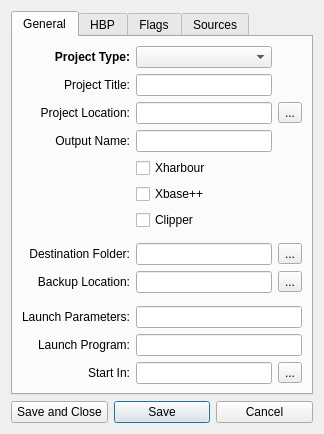
<?xml version="1.0" encoding="UTF-8"?>
<ui version="4.0">
 <class>FormProjectPropEx</class>
 <widget class="QWidget" name="FormProjectPropEx">
  <property name="geometry">
   <rect>
    <x>0</x>
    <y>0</y>
    <width>324</width>
    <height>434</height>
   </rect>
  </property>
  <property name="windowTitle">
   <string>Form</string>
  </property>
  <layout class="QVBoxLayout" name="verticalLayout">
   <item>
    <widget class="QTabWidget" name="tabWidget">
     <property name="currentIndex">
      <number>0</number>
     </property>
     <widget class="QWidget" name="tabGeneral">
      <attribute name="title">
       <string>General</string>
      </attribute>
      <layout class="QGridLayout" name="gridLayout">
       <item row="0" column="0">
        <widget class="QLabel" name="label">
         <property name="font">
          <font>
           <weight>75</weight>
           <bold>true</bold>
          </font>
         </property>
         <property name="text">
          <string>Project Type:</string>
         </property>
         <property name="alignment">
          <set>Qt::AlignRight|Qt::AlignTrailing|Qt::AlignVCenter</set>
         </property>
        </widget>
       </item>
       <item row="0" column="1">
        <widget class="QComboBox" name="comboPrjType">
         <property name="toolTip">
          <string>&lt;!DOCTYPE HTML PUBLIC &quot;-//W3C//DTD HTML 4.0//EN&quot; &quot;http://www.w3.org/TR/REC-html40/strict.dtd&quot;&gt;
&lt;html&gt;&lt;head&gt;&lt;meta name=&quot;qrichtext&quot; content=&quot;1&quot; /&gt;&lt;style type=&quot;text/css&quot;&gt;
p, li { white-space: pre-wrap; }
&lt;/style&gt;&lt;/head&gt;&lt;body style=&quot; font-family:'MS Shell Dlg 2'; font-size:8.25pt; font-weight:400; font-style:normal;&quot;&gt;
&lt;p align=&quot;center&quot; style=&quot; margin-top:0px; margin-bottom:0px; margin-left:0px; margin-right:0px; -qt-block-indent:0; text-indent:0px;&quot;&gt;&lt;span style=&quot; font-size:8pt;&quot;&gt;A project may be of type Executable|Library|Dll.&lt;/span&gt;&lt;/p&gt;&lt;/body&gt;&lt;/html&gt;</string>
         </property>
         <property name="editable">
          <bool>false</bool>
         </property>
        </widget>
       </item>
       <item row="1" column="0">
        <widget class="QLabel" name="label_2">
         <property name="text">
          <string>Project Title:</string>
         </property>
         <property name="alignment">
          <set>Qt::AlignRight|Qt::AlignTrailing|Qt::AlignVCenter</set>
         </property>
        </widget>
       </item>
       <item row="1" column="1">
        <widget class="QLineEdit" name="editPrjTitle">
         <property name="toolTip">
          <string>&lt;!DOCTYPE HTML PUBLIC &quot;-//W3C//DTD HTML 4.0//EN&quot; &quot;http://www.w3.org/TR/REC-html40/strict.dtd&quot;&gt;
&lt;html&gt;&lt;head&gt;&lt;meta name=&quot;qrichtext&quot; content=&quot;1&quot; /&gt;&lt;style type=&quot;text/css&quot;&gt;
p, li { white-space: pre-wrap; }
&lt;/style&gt;&lt;/head&gt;&lt;body style=&quot; font-family:'MS Shell Dlg 2'; font-size:8.25pt; font-weight:400; font-style:normal;&quot;&gt;
&lt;p align=&quot;center&quot; style=&quot; margin-top:0px; margin-bottom:0px; margin-left:0px; margin-right:0px; -qt-block-indent:0; text-indent:0px;&quot;&gt;&lt;span style=&quot; font-size:8pt;&quot;&gt;Title will be shown as a node in  project tree.&lt;/span&gt;&lt;/p&gt;&lt;/body&gt;&lt;/html&gt;</string>
         </property>
        </widget>
       </item>
       <item row="2" column="0">
        <widget class="QLabel" name="label_3">
         <property name="text">
          <string>Project Location:</string>
         </property>
         <property name="alignment">
          <set>Qt::AlignRight|Qt::AlignTrailing|Qt::AlignVCenter</set>
         </property>
        </widget>
       </item>
       <item row="2" column="1">
        <widget class="QLineEdit" name="editPrjLoctn">
         <property name="toolTip">
          <string>&lt;!DOCTYPE HTML PUBLIC &quot;-//W3C//DTD HTML 4.0//EN&quot; &quot;http://www.w3.org/TR/REC-html40/strict.dtd&quot;&gt;
&lt;html&gt;&lt;head&gt;&lt;meta name=&quot;qrichtext&quot; content=&quot;1&quot; /&gt;&lt;style type=&quot;text/css&quot;&gt;
p, li { white-space: pre-wrap; }
&lt;/style&gt;&lt;/head&gt;&lt;body style=&quot; font-family:'MS Shell Dlg 2'; font-size:8.25pt; font-weight:400; font-style:normal;&quot;&gt;
&lt;p align=&quot;center&quot; style=&quot; margin-top:0px; margin-bottom:0px; margin-left:0px; margin-right:0px; -qt-block-indent:0; text-indent:0px;&quot;&gt;&lt;span style=&quot; font-size:8pt;&quot;&gt;Project location is the folder where project definition file .hbi will be stored. &amp;lt;Project Location&amp;gt; plus &amp;lt;Output Name&amp;gt; will comprise the full file name with .hbp extension.&lt;/span&gt;&lt;/p&gt;&lt;/body&gt;&lt;/html&gt;</string>
         </property>
        </widget>
       </item>
       <item row="8" column="0">
        <widget class="QLabel" name="label_5">
         <property name="text">
          <string>Destination Folder:</string>
         </property>
         <property name="alignment">
          <set>Qt::AlignRight|Qt::AlignTrailing|Qt::AlignVCenter</set>
         </property>
        </widget>
       </item>
       <item row="8" column="1">
        <widget class="QLineEdit" name="editDstFolder">
         <property name="toolTip">
          <string>&lt;!DOCTYPE HTML PUBLIC &quot;-//W3C//DTD HTML 4.0//EN&quot; &quot;http://www.w3.org/TR/REC-html40/strict.dtd&quot;&gt;
&lt;html&gt;&lt;head&gt;&lt;meta name=&quot;qrichtext&quot; content=&quot;1&quot; /&gt;&lt;style type=&quot;text/css&quot;&gt;
p, li { white-space: pre-wrap; }
&lt;/style&gt;&lt;/head&gt;&lt;body style=&quot; font-family:'MS Shell Dlg 2'; font-size:8.25pt; font-weight:400; font-style:normal;&quot;&gt;
&lt;p align=&quot;center&quot; style=&quot; margin-top:0px; margin-bottom:0px; margin-left:0px; margin-right:0px; -qt-block-indent:0; text-indent:0px;&quot;&gt;Destination folder is a compatibility slot and is reserved to place the &amp;lt;Output&amp;gt; .exe .a .lib. &lt;/p&gt;
&lt;p align=&quot;center&quot; style=&quot; margin-top:0px; margin-bottom:0px; margin-left:0px; margin-right:0px; -qt-block-indent:0; text-indent:0px;&quot;&gt;But currently this functionality will be achieved through the -o compiler flag.&lt;/p&gt;&lt;/body&gt;&lt;/html&gt;</string>
         </property>
        </widget>
       </item>
       <item row="12" column="0">
        <widget class="QLabel" name="label_7">
         <property name="text">
          <string>Launch Parameters:</string>
         </property>
         <property name="alignment">
          <set>Qt::AlignRight|Qt::AlignTrailing|Qt::AlignVCenter</set>
         </property>
        </widget>
       </item>
       <item row="12" column="1" colspan="2">
        <widget class="QLineEdit" name="editLaunchParams"/>
       </item>
       <item row="13" column="0">
        <widget class="QLabel" name="label_8">
         <property name="text">
          <string>Launch Program:</string>
         </property>
         <property name="alignment">
          <set>Qt::AlignRight|Qt::AlignTrailing|Qt::AlignVCenter</set>
         </property>
        </widget>
       </item>
       <item row="13" column="1" colspan="2">
        <widget class="QLineEdit" name="editLaunchExe"/>
       </item>
       <item row="10" column="0">
        <widget class="QLabel" name="label_13">
         <property name="text">
          <string>Backup Location:</string>
         </property>
         <property name="alignment">
          <set>Qt::AlignRight|Qt::AlignTrailing|Qt::AlignVCenter</set>
         </property>
        </widget>
       </item>
       <item row="10" column="1">
        <widget class="QLineEdit" name="editBackup"/>
       </item>
       <item row="3" column="1">
        <widget class="QLineEdit" name="editOutName">
         <property name="toolTip">
          <string>&lt;!DOCTYPE HTML PUBLIC &quot;-//W3C//DTD HTML 4.0//EN&quot; &quot;http://www.w3.org/TR/REC-html40/strict.dtd&quot;&gt;
&lt;html&gt;&lt;head&gt;&lt;meta name=&quot;qrichtext&quot; content=&quot;1&quot; /&gt;&lt;style type=&quot;text/css&quot;&gt;
p, li { white-space: pre-wrap; }
&lt;/style&gt;&lt;/head&gt;&lt;body style=&quot; font-family:'MS Shell Dlg 2'; font-size:8.25pt; font-weight:400; font-style:normal;&quot;&gt;
&lt;p align=&quot;center&quot; style=&quot; margin-top:0px; margin-bottom:0px; margin-left:0px; margin-right:0px; -qt-block-indent:0; text-indent:0px;&quot;&gt;Output name is used as final name for .hbi .hbp .exe .lib .a and will be added to the paths retrieved via &amp;lt;Project Location&amp;gt;, &amp;lt;Working Folder&amp;gt;, &amp;lt;Destination Folder&amp;gt;, etc. So this is a very important component.&lt;/p&gt;&lt;/body&gt;&lt;/html&gt;</string>
         </property>
        </widget>
       </item>
       <item row="3" column="0">
        <widget class="QLabel" name="label_6">
         <property name="text">
          <string>Output Name:</string>
         </property>
         <property name="alignment">
          <set>Qt::AlignRight|Qt::AlignTrailing|Qt::AlignVCenter</set>
         </property>
        </widget>
       </item>
       <item row="2" column="2">
        <widget class="QToolButton" name="buttonChoosePrjLoc">
         <property name="text">
          <string>...</string>
         </property>
        </widget>
       </item>
       <item row="10" column="2">
        <widget class="QToolButton" name="buttonBackup">
         <property name="text">
          <string>...</string>
         </property>
        </widget>
       </item>
       <item row="8" column="2">
        <widget class="QToolButton" name="buttonChooseDest">
         <property name="text">
          <string>...</string>
         </property>
        </widget>
       </item>
       <item row="11" column="1">
        <spacer name="verticalSpacer">
         <property name="orientation">
          <enum>Qt::Vertical</enum>
         </property>
         <property name="sizeHint" stdset="0">
          <size>
           <width>20</width>
           <height>40</height>
          </size>
         </property>
        </spacer>
       </item>
       <item row="14" column="1">
        <widget class="QLineEdit" name="editWrkFolder">
         <property name="toolTip">
          <string>&lt;!DOCTYPE HTML PUBLIC &quot;-//W3C//DTD HTML 4.0//EN&quot; &quot;http://www.w3.org/TR/REC-html40/strict.dtd&quot;&gt;
&lt;html&gt;&lt;head&gt;&lt;meta name=&quot;qrichtext&quot; content=&quot;1&quot; /&gt;&lt;style type=&quot;text/css&quot;&gt;
p, li { white-space: pre-wrap; }
&lt;/style&gt;&lt;/head&gt;&lt;body style=&quot; font-family:'MS Shell Dlg 2'; font-size:8.25pt; font-weight:400; font-style:normal;&quot;&gt;
&lt;p align=&quot;center&quot; style=&quot; margin-top:0px; margin-bottom:0px; margin-left:0px; margin-right:0px; -qt-block-indent:0; text-indent:0px;&quot;&gt;&lt;span style=&quot; font-size:8pt;&quot;&gt;Working folder will be used to host HBMK2 compliant &lt;/span&gt;&lt;span style=&quot; font-size:8pt; font-weight:600;&quot;&gt;&amp;lt;Output Name&amp;gt;&lt;/span&gt;&lt;span style=&quot; font-size:8pt;&quot;&gt; plus &lt;/span&gt;&lt;span style=&quot; font-size:8pt; font-weight:600;&quot;&gt;&amp;lt;hbp&amp;gt;&lt;/span&gt;&lt;span style=&quot; font-size:8pt;&quot;&gt; and will be designated as current folder when &lt;/span&gt;&lt;span style=&quot; font-size:8pt; font-weight:600;&quot;&gt;HBMK2&lt;/span&gt;&lt;span style=&quot; font-size:8pt;&quot;&gt; will be invoked.&lt;/span&gt;&lt;/p&gt;&lt;/body&gt;&lt;/html&gt;</string>
         </property>
        </widget>
       </item>
       <item row="14" column="0">
        <widget class="QLabel" name="labelInitFolder">
         <property name="text">
          <string>Start In:</string>
         </property>
         <property name="alignment">
          <set>Qt::AlignRight|Qt::AlignTrailing|Qt::AlignVCenter</set>
         </property>
        </widget>
       </item>
       <item row="14" column="2">
        <widget class="QToolButton" name="buttonChooseWd">
         <property name="text">
          <string>...</string>
         </property>
        </widget>
       </item>
       <item row="7" column="1">
        <spacer name="verticalSpacer_2">
         <property name="orientation">
          <enum>Qt::Vertical</enum>
         </property>
         <property name="sizeHint" stdset="0">
          <size>
           <width>20</width>
           <height>40</height>
          </size>
         </property>
        </spacer>
       </item>
       <item row="4" column="1">
        <widget class="QCheckBox" name="checkXhb">
         <property name="text">
          <string>Xharbour</string>
         </property>
        </widget>
       </item>
       <item row="5" column="1">
        <widget class="QCheckBox" name="checkXpp">
         <property name="text">
          <string>Xbase++</string>
         </property>
        </widget>
       </item>
       <item row="6" column="1">
        <widget class="QCheckBox" name="checkClp">
         <property name="text">
          <string>Clipper</string>
         </property>
        </widget>
       </item>
      </layout>
     </widget>
     <widget class="QWidget" name="tabFiles">
      <attribute name="title">
       <string>HBP</string>
      </attribute>
      <layout class="QGridLayout" name="gridLayout_2">
       <item row="1" column="1" colspan="11">
        <widget class="QPlainTextEdit" name="editSources">
         <property name="toolTip">
          <string/>
         </property>
         <property name="whatsThis">
          <string>&lt;!DOCTYPE HTML PUBLIC &quot;-//W3C//DTD HTML 4.0//EN&quot; &quot;http://www.w3.org/TR/REC-html40/strict.dtd&quot;&gt;
&lt;html&gt;&lt;head&gt;&lt;meta name=&quot;qrichtext&quot; content=&quot;1&quot; /&gt;&lt;style type=&quot;text/css&quot;&gt;
p, li { white-space: pre-wrap; }
&lt;/style&gt;&lt;/head&gt;&lt;body style=&quot; font-family:'MS Shell Dlg 2'; font-size:8.25pt; font-weight:400; font-style:normal;&quot;&gt;
&lt;p style=&quot; margin-top:0px; margin-bottom:0px; margin-left:0px; margin-right:0px; -qt-block-indent:0; text-indent:0px;&quot;&gt;&lt;span style=&quot; font-size:8pt;&quot;&gt;You can include hereunder any type of file which can be edited via plain text editor. One file per line. You can use meta-keys to define your source paths to make your projects location independant. &lt;/span&gt;&lt;/p&gt;
&lt;p align=&quot;center&quot; style=&quot;-qt-paragraph-type:empty; margin-top:0px; margin-bottom:0px; margin-left:0px; margin-right:0px; -qt-block-indent:0; text-indent:0px; font-size:8pt;&quot;&gt;&lt;/p&gt;
&lt;p align=&quot;center&quot; style=&quot; margin-top:0px; margin-bottom:0px; margin-left:0px; margin-right:0px; -qt-block-indent:0; text-indent:0px;&quot;&gt;&lt;span style=&quot; font-size:8pt; font-weight:600;&quot;&gt;NOTE:&lt;/span&gt;&lt;/p&gt;
&lt;p align=&quot;center&quot; style=&quot; margin-top:0px; margin-bottom:0px; margin-left:0px; margin-right:0px; -qt-block-indent:0; text-indent:0px;&quot;&gt;&lt;span style=&quot; font-size:8pt;&quot;&gt;Only .prg .c .cpp .rc .res files will be supplied to the HBMK2. All other files will be made visible for editing in &amp;lt;Project Tree&amp;gt;.&lt;/span&gt;&lt;/p&gt;&lt;/body&gt;&lt;/html&gt;</string>
         </property>
         <property name="styleSheet">
          <string/>
         </property>
         <property name="lineWrapMode">
          <enum>QPlainTextEdit::NoWrap</enum>
         </property>
        </widget>
       </item>
       <item row="0" column="1">
        <widget class="QToolButton" name="buttonSelect">
         <property name="toolTip">
          <string>Select Sources</string>
         </property>
         <property name="text">
          <string/>
         </property>
        </widget>
       </item>
       <item row="0" column="2">
        <widget class="QToolButton" name="buttonSort">
         <property name="toolTip">
          <string>Sort by Ascending Order</string>
         </property>
         <property name="text">
          <string/>
         </property>
        </widget>
       </item>
       <item row="0" column="3">
        <widget class="QToolButton" name="buttonSortZA">
         <property name="toolTip">
          <string>Sort by Descending Order</string>
         </property>
         <property name="text">
          <string/>
         </property>
        </widget>
       </item>
       <item row="0" column="4">
        <widget class="QToolButton" name="buttonSortOrg">
         <property name="toolTip">
          <string>Organize by Type and Sort Ascending</string>
         </property>
         <property name="text">
          <string/>
         </property>
        </widget>
       </item>
       <item row="0" column="5">
        <widget class="QToolButton" name="buttonUp">
         <property name="text">
          <string>...</string>
         </property>
        </widget>
       </item>
       <item row="0" column="6">
        <widget class="QToolButton" name="buttonDown">
         <property name="text">
          <string>...</string>
         </property>
        </widget>
       </item>
      </layout>
     </widget>
     <widget class="QWidget" name="tabFlags">
      <attribute name="title">
       <string>Flags</string>
      </attribute>
      <layout class="QGridLayout" name="gridLayout_3">
       <item row="0" column="0">
        <widget class="QPlainTextEdit" name="editFlags">
         <property name="toolTip">
          <string/>
         </property>
         <property name="whatsThis">
          <string>&lt;!DOCTYPE HTML PUBLIC &quot;-//W3C//DTD HTML 4.0//EN&quot; &quot;http://www.w3.org/TR/REC-html40/strict.dtd&quot;&gt;
&lt;html&gt;&lt;head&gt;&lt;meta name=&quot;qrichtext&quot; content=&quot;1&quot; /&gt;&lt;style type=&quot;text/css&quot;&gt;
p, li { white-space: pre-wrap; }
&lt;/style&gt;&lt;/head&gt;&lt;body style=&quot; font-family:'MS Shell Dlg 2'; font-size:8.25pt; font-weight:400; font-style:normal;&quot;&gt;
&lt;p style=&quot; margin-top:0px; margin-bottom:0px; margin-left:0px; margin-right:0px; -qt-block-indent:0; text-indent:0px;&quot;&gt;&lt;span style=&quot; font-size:8pt;&quot;&gt;Meta-keys are a special way of keeping generic information which is of repeated and/or of dynamic nature. HBIDE implements meta key/value pair more comprehensively. It allows you to write an expression for the value part which get evaluated at the time project is loaded. The only point to take into consideration is that value returned by such expression must be of type character.&lt;/span&gt;&lt;/p&gt;
&lt;p align=&quot;center&quot; style=&quot;-qt-paragraph-type:empty; margin-top:0px; margin-bottom:0px; margin-left:0px; margin-right:0px; -qt-block-indent:0; text-indent:0px; font-size:8pt;&quot;&gt;&lt;/p&gt;
&lt;p align=&quot;center&quot; style=&quot; margin-top:0px; margin-bottom:0px; margin-left:0px; margin-right:0px; -qt-block-indent:0; text-indent:0px;&quot;&gt;&lt;span style=&quot; font-size:8pt;&quot;&gt;The expression is evaluated only once and keeps its value until the HBIDE interface is closed. In case of any error, the expression string itself is returned.&lt;/span&gt;&lt;/p&gt;&lt;/body&gt;&lt;/html&gt;</string>
         </property>
         <property name="styleSheet">
          <string/>
         </property>
         <property name="lineWrapMode">
          <enum>QPlainTextEdit::NoWrap</enum>
         </property>
         <property name="readOnly">
          <bool>true</bool>
         </property>
        </widget>
       </item>
      </layout>
     </widget>
     <widget class="QWidget" name="tabHbp">
      <attribute name="title">
       <string>Sources</string>
      </attribute>
      <layout class="QGridLayout" name="gridLayout_4">
       <item row="0" column="0">
        <widget class="QPlainTextEdit" name="editHbp">
         <property name="toolTip">
          <string/>
         </property>
         <property name="whatsThis">
          <string>&lt;!DOCTYPE HTML PUBLIC &quot;-//W3C//DTD HTML 4.0//EN&quot; &quot;http://www.w3.org/TR/REC-html40/strict.dtd&quot;&gt;
&lt;html&gt;&lt;head&gt;&lt;meta name=&quot;qrichtext&quot; content=&quot;1&quot; /&gt;&lt;style type=&quot;text/css&quot;&gt;
p, li { white-space: pre-wrap; }
&lt;/style&gt;&lt;/head&gt;&lt;body style=&quot; font-family:'MS Shell Dlg 2'; font-size:8.25pt; font-weight:400; font-style:normal;&quot;&gt;
&lt;p style=&quot; margin-top:0px; margin-bottom:0px; margin-left:0px; margin-right:0px; -qt-block-indent:0; text-indent:0px;&quot;&gt;&lt;span style=&quot; font-size:8pt;&quot;&gt;Here you can view in real-time the resultant &amp;lt;hbp&amp;gt; output which will be supplied to HBMK2. This view may give you insight about your source layout and many other facts.&lt;/span&gt;&lt;/p&gt;
&lt;p align=&quot;center&quot; style=&quot;-qt-paragraph-type:empty; margin-top:0px; margin-bottom:0px; margin-left:0px; margin-right:0px; -qt-block-indent:0; text-indent:0px; font-size:8pt;&quot;&gt;&lt;/p&gt;
&lt;p align=&quot;center&quot; style=&quot; margin-top:0px; margin-bottom:0px; margin-left:0px; margin-right:0px; -qt-block-indent:0; text-indent:0px;&quot;&gt;&lt;span style=&quot; font-size:14pt; font-weight:600; text-decoration: underline;&quot;&gt;Enjoy&lt;/span&gt;&lt;/p&gt;&lt;/body&gt;&lt;/html&gt;</string>
         </property>
         <property name="styleSheet">
          <string/>
         </property>
         <property name="lineWrapMode">
          <enum>QPlainTextEdit::NoWrap</enum>
         </property>
         <property name="readOnly">
          <bool>true</bool>
         </property>
        </widget>
       </item>
      </layout>
     </widget>
    </widget>
   </item>
   <item>
    <layout class="QHBoxLayout" name="horizontalLayout_4">
     <item>
      <widget class="QPushButton" name="buttonSaveExit">
       <property name="text">
        <string>Save and Close</string>
       </property>
      </widget>
     </item>
     <item>
      <widget class="QPushButton" name="buttonSave">
       <property name="text">
        <string>Save</string>
       </property>
       <property name="autoDefault">
        <bool>false</bool>
       </property>
       <property name="default">
        <bool>true</bool>
       </property>
      </widget>
     </item>
     <item>
      <widget class="QPushButton" name="buttonCn">
       <property name="text">
        <string>Cancel</string>
       </property>
       <property name="autoDefault">
        <bool>false</bool>
       </property>
      </widget>
     </item>
    </layout>
   </item>
  </layout>
 </widget>
 <resources/>
 <connections/>
</ui>
